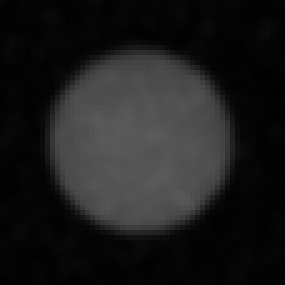
#> input picture Train Model/ball/2.png, 57 x 57 px, found by its file name (shown 5 times larger); its folder holds only this picture in this run
$ jupyter execute --allow-errors trainmodel.ipynb
#> lines starting #> are read from the running program, lines starting #| are printed output that depends on the picture
#> further down, t is the input picture: shape (57, 57); min 1, max 91, mean 28.3
#> `t = cv2.resize(t,(64,128))`:
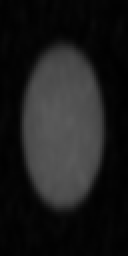
#> t: shape (128, 64) (shown 2 times larger); min 1, max 91, mean 28.2
[cell 1]
import os
import cv2
from skimage.feature import hog
import matplotlib.pyplot as plt
import numpy as np
from sklearn import datasets, svm, metrics
from sklearn.model_selection import train_test_split
import pickle
from sklearn.model_selection import GridSearchCV
from sklearn.svm import SVC
from sklearn.metrics import classification_report, confusion_matrix
import joblib

[cell 2]
def hog_feature(img):

    fd, hog_image = hog(img, orientations=9, pixels_per_cell=(8, 8),
                        cells_per_block=(2, 2), visualize=True)
#> fd = 3780 values, max 0.735 at index 1081, min 0 at index 3, mean 0.0997
    plt.axis("off")
    plt.imshow(hog_image, cmap="gray")
    plt.show()
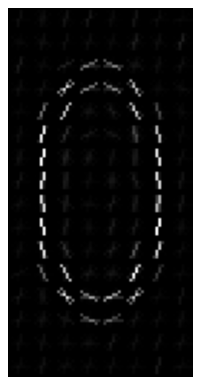
#> figure drawn by matplotlib, 1 panel
    return hog_image.flatten()

[cell 3]
path = [r'/home/joe/Documents/github/ROS-Robot-arm-and-website/data/ball',r'/home/joe/Documents/github/ROS-Robot-arm-and-website/data/box',r'/home/joe/Documents/github/ROS-Robot-arm-and-website/data/gear',r'/home/joe/Documents/github/ROS-Robot-arm-and-website/data/bowl']

[cell 4]
data = []
#> (the rest of this cell did not finish here and is left out)
